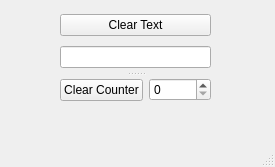
<?xml version="1.0" encoding="UTF-8"?>
<ui version="4.0">
 <class>MainWindow</class>
 <widget class="QMainWindow" name="MainWindow">
  <property name="geometry">
   <rect>
    <x>0</x>
    <y>0</y>
    <width>275</width>
    <height>167</height>
   </rect>
  </property>
  <property name="minimumSize">
   <size>
    <width>275</width>
    <height>167</height>
   </size>
  </property>
  <property name="maximumSize">
   <size>
    <width>275</width>
    <height>167</height>
   </size>
  </property>
  <property name="windowTitle">
   <string>QtWidgets</string>
  </property>
  <property name="windowIcon">
   <iconset resource="iconresource.qrc">
    <normaloff>:/cpp.png</normaloff>:/cpp.png</iconset>
  </property>
  <widget class="QWidget" name="centralwidget">
   <widget class="QSplitter" name="splitter">
    <property name="geometry">
     <rect>
      <x>60</x>
      <y>10</y>
      <width>151</width>
      <height>94</height>
     </rect>
    </property>
    <property name="orientation">
     <enum>Qt::Vertical</enum>
    </property>
    <widget class="QWidget" name="layoutWidget">
     <layout class="QVBoxLayout" name="verticalLayout">
      <item>
       <widget class="QPushButton" name="pushButton">
        <property name="text">
         <string>Clear Text</string>
        </property>
       </widget>
      </item>
      <item>
       <widget class="QLineEdit" name="lineEdit"/>
      </item>
     </layout>
    </widget>
    <widget class="QWidget" name="layoutWidget">
     <layout class="QHBoxLayout" name="horizontalLayout">
      <item>
       <widget class="QPushButton" name="pushButton_2">
        <property name="text">
         <string>Clear Counter</string>
        </property>
       </widget>
      </item>
      <item>
       <widget class="QSpinBox" name="spinBox"/>
      </item>
     </layout>
    </widget>
   </widget>
  </widget>
  <widget class="QStatusBar" name="statusbar"/>
  <widget class="QMenuBar" name="menubar">
   <property name="geometry">
    <rect>
     <x>0</x>
     <y>0</y>
     <width>275</width>
     <height>26</height>
    </rect>
   </property>
  </widget>
 </widget>
 <resources>
  <include location="iconresource.qrc"/>
 </resources>
 <connections>
  <connection>
   <sender>pushButton</sender>
   <signal>clicked()</signal>
   <receiver>lineEdit</receiver>
   <slot>clear()</slot>
   <hints>
    <hint type="sourcelabel">
     <x>135</x>
     <y>48</y>
    </hint>
    <hint type="destinationlabel">
     <x>135</x>
     <y>79</y>
    </hint>
   </hints>
  </connection>
 </connections>
</ui>
